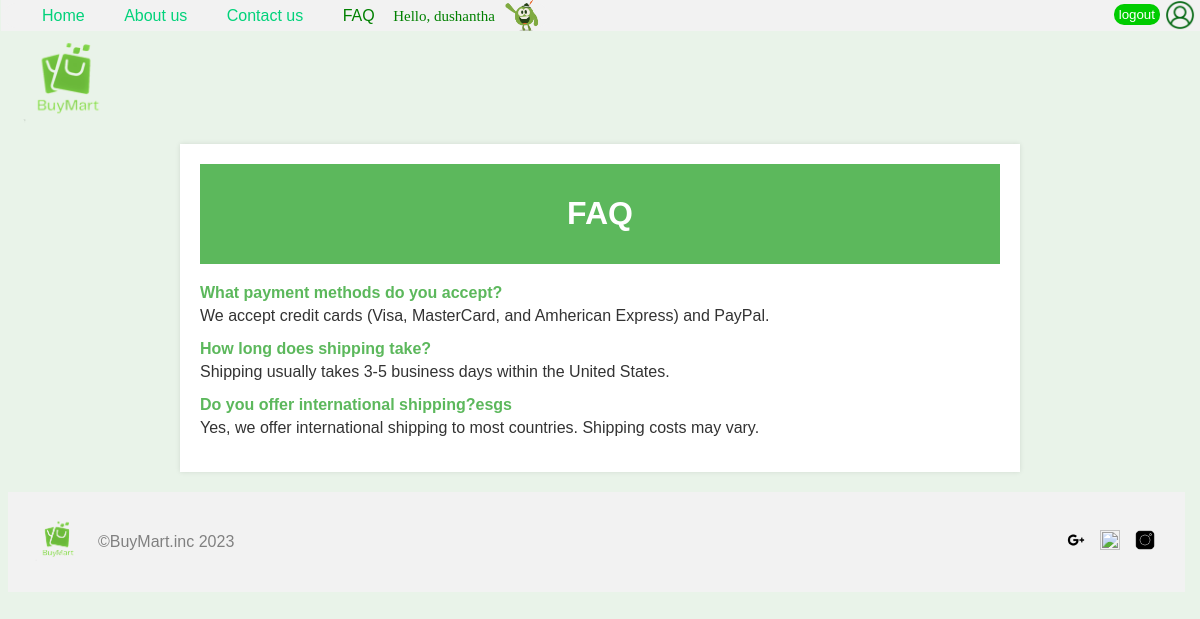
/reguser/qna.php (signed in), run on the app's committed database.
### tables this page shows
CREATE TABLE `qna` (
  `id` int(11) NOT NULL,
  `question` varchar(255) DEFAULT NULL,
  `answer` varchar(255) DEFAULT NULL
);

### reguser/qna.php (the view, shortened to what this page needs)
<html>
<head>
	<link rel="stylesheet" href="../home page/style/style.css">
</head>
<body>
<a href="#" ><img src="../home page/img/logo.png" class="logo"></a>
	<div class="header">
		<div class="navbar">
			<a href="loggedhome.php"  >Home</a>
			<a href="aboutusn1.php" >About us</a>
			<a href="contactus.php">Contact us</a>
			<a href="qna.php" class="active">FAQ</a>
			<?php
echo "<span class='hello'>";
echo "Hello, " . $_SESSION['username'];
echo "</span>";
?>
	<img src="../home page/img/giphy.gif" id='hello'></div>
	</div>
	<div class="sublog">
		<button id="log"><a href="../home page/logout.php">logout</a></button>
		<a href="myacc.php"><img src="../home page/img/account.png" class="acc"></a>
	</div>
	<div class="container">
        <div class="header4">
            <h1>FAQ</h1>
        </div>
        <?php
        $conn = new mysqli("localhost", "root", "", "Buymart");
        $sql = "SELECT question, answer FROM qna";
        $result = $conn->query($sql);
        if ($result->num_rows > 0) {
            while ($row = $result->fetch_assoc()) {
                $question = $row["question"];
                $answer = $row["answer"];
                echo '<div class="question">' . $question . '</div>';
                echo '<div class="answer">' . $answer . '</div>';
            }
        } else {
            echo "No questions found.";
        }
        ?>
    </div>
	<footer class="footer">
    <div class="footer-logo">
      <a href="http://localhost/buymart/Admin%20-%20Backend/Homepage.php"><img src="../home page/img/logo.png" alt="Logo"><a/>
    </div>
	<p id="copyr">©BuyMart.inc 2023</p>
    <div class="social-media">
      <a href="https://www.facebook.com/example"><img src="../home page/img/facebook.png" alt="Facebook"></a>
      <a href="https://www.twitter.com/example"><img src="../home page/img/twitter.png" alt="Twitter"></a>
      <a href="https://www.instagram.com/example"><img src="../home page/img/instagram.png" alt="Instagram"></a>
    </div>
  </footer>
</body>
</html>

### Home page/style/style.css (style rules this page uses)
body { background-color: #fff; }
.header { font-family:'Poppins',sans-serif; position:fixed; top:-5px; left:1PX; width:100%; padding:20px 10%; display:flex; justify-content:space-between; align-items:center; display: inline-block; background-color: #f2f2f2; padding: 3px; margin-top:5px; }
.logo { margin-top:16px; width: 120px; height: 120px; cursor:pointer; }
.navbar { display: inline-block; background-color: #f2f2f2; padding: 3px; border-radius: 14px; }
.navbar a { font-size:16px; color:#01d27a; text-decoration:none; font-weight:500; margin-left:35px; transition:.4s; }
.navbar a:hover, .navbar a.active { color:#008000; }
.sublog { position: fixed; top: 4px; right: 40px; }
.acc { position: fixed; top: 0px; right: 5px; width: 30px; height: 30px; }
#log { padding: 3px 5px; font-family:'Poppins',sans-serif; background-color: #00cc00; color:white; border-radius: 10px; cursor: pointer; border: none; }
#log a,#sub a { text-decoration: none; color:white; }
.footer { bottom:0; background-color: #f2f2f2; padding: 20px; display: flex; width:96%; align-items: center; }
#copyr { color:gray; }
.footer-logo { margin-right: 10px; }
.footer-logo img { height: 60px; }
.social-media { align-items:center; margin-left: auto; }
.social-media img { height:20px; width:20px; }
.social-media a { color: #333; text-decoration: none; margin-right: 10px; }
#hello { margin-top:-15px; margin-left:6px; margin-bottom:-10px; width:40px; }

### reguser/qna.php (style rules this page uses)
body { background-color: #e9f3e9; font-family: Arial, sans-serif; color: #333; }
.container { max-width: 800px; margin: 0 auto; padding: 20px; background-color: #fff; box-shadow: 0 0 5px rgba(0, 0, 0, 0.1); }
.header4 { background-color: #5cb85c; color: #fff; padding: 10px; text-align: center; margin-bottom: 20px; }
.question { font-weight: bold; margin-bottom: 5px; color: #5cb85c; }
.answer { margin-bottom: 15px; }
.footer { text-align: center; margin-top: 20px; }
a { text-decoration: none; }
.hello { margin-left:14px; font-family: cursive; font-size: 15px; color:green; }

### data on the page
qna: question "What payment methods do you accept?", answer "We accept credit cards (Visa, MasterCard, and Amherican Express) and PayPal."
qna: question "How long does shipping take?", answer "Shipping usually takes 3-5 business days within the United States."
qna: question "Do you offer international shipping?esgs", answer "Yes, we offer international shipping to most countries. Shipping costs may vary."

### other printed values
$_SESSION['username'] "dushantha"
